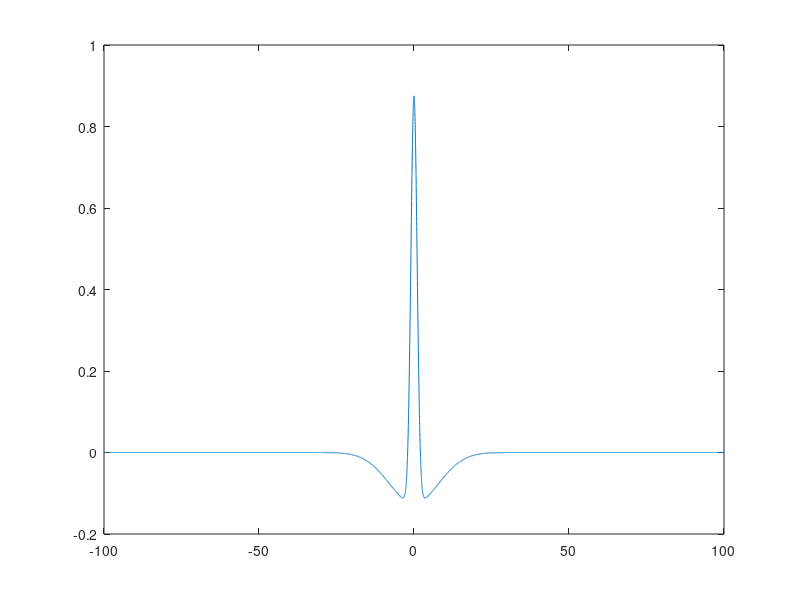

Write the MATLAB code that produced this figure.
function receptiveFieldModel

cR2SurrR = 1/8;
cSt2SurrSt = 8;
space = -100:0.01:100;
centre = exp(-space.*space/2);
surr = -(1/cSt2SurrSt)*exp(-(space.*space/2)*(cR2SurrR)^2);
plot(space,centre+surr);
end